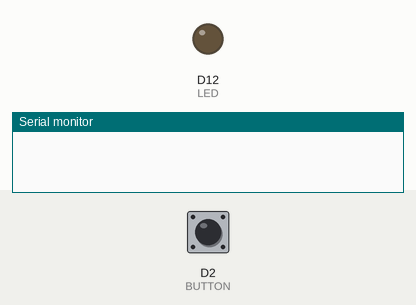
This program was run on a simulated Arduino Uno R4 Minima. Shown: output pins drawn as LEDs (lit = HIGH), the last lines printed to the serial monitor. The inputs (shaded band) are chosen by the test bench; at power-on: D2 (BUTTON) HIGH.

Above: at 1.2 s.
1.3 s: D2 (BUTTON) pulled LOW for 0.15 s
At 2.6 s:
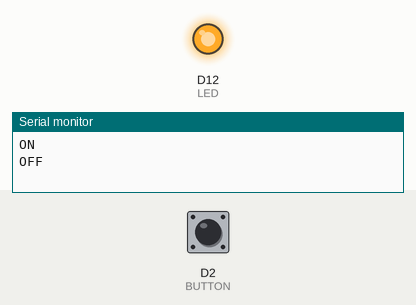
2.9 s: D2 (BUTTON) pulled LOW for 1 s
At 3.8 s:
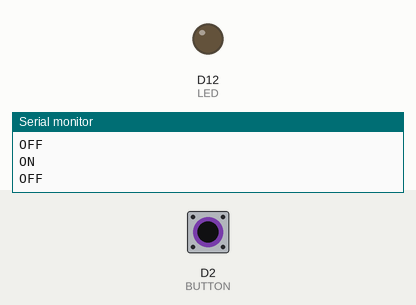
5.4 s: D2 (BUTTON) pulled LOW for 3.2 s
At 6.9 s:
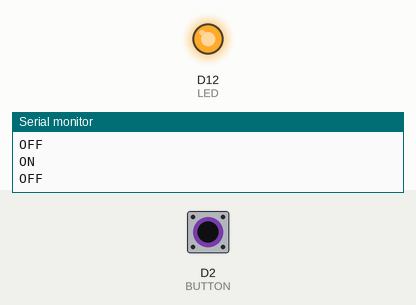
Timing chart, 0 to 8.4 s (numbered marks = the images above; inputs shaded):
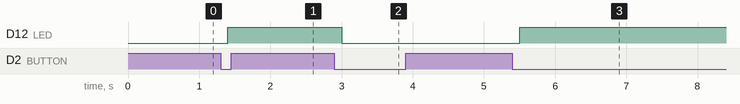

Measured:
- after the input at 1.3 s, D12 (LED): LOW → HIGH after 0.10 s
- after the input at 2.9 s, D12 (LED): HIGH → LOW after 0.10 s
- after the input at 5.4 s, D12 (LED): LOW → HIGH after 0.10 s

The program:

main.cpp
```cpp
#include <Arduino.h>

const int LED = 12;
const int BUTTON = 2;

bool state = false;
bool state_prev = false;
bool LED_state = false;
bool button_prev = HIGH;
bool press_expired = false;
static unsigned long start = 0;
const unsigned long debounce_t = 100;

void led_ctrl();
bool detect(int PIN);

void setup()
{
  Serial.begin(9600);
  pinMode(LED, OUTPUT);
  pinMode(BUTTON, INPUT_PULLUP);
  digitalWrite(LED, LOW);
}

void loop()
{
  led_ctrl();
}

void led_ctrl()
{
  if (detect(BUTTON))
    state = true;
  else
    state = false;
  if (state_prev != state)
  {
    if (state)
    {
      Serial.println("ON");
      state_prev = state;
      if (!LED_state)
      {
        digitalWrite(LED, HIGH);
        LED_state = true;
      }
      else
      {
        digitalWrite(LED, LOW);
        LED_state = false;
      }
    }
    else
    {
      Serial.println("OFF");
      state_prev = state;
    }
  }
}

bool detect(int PIN)
{
  bool button_state = digitalRead(PIN);
  if (button_prev != button_state)
  {
    start = millis();
    press_expired = false;
    button_prev = button_state;
  }

  if (button_state == LOW && millis() - start > debounce_t && !press_expired)
  {
    start = 0;
    press_expired = true;
    if (button_state == LOW)
      return true;
    else
      return false;
  }
  else
  {
    return false;
  }
}
```
